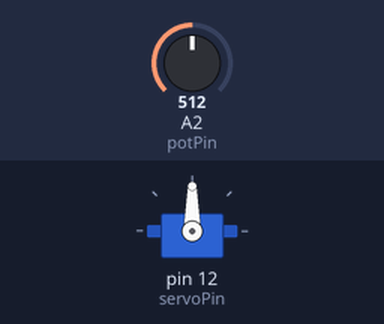
Simulated run of this sketch. Board: Arduino Uno, built with avr-gcc and run on an emulated ATmega328P. Parts: servo. Inputs (shaded band) come from the test bench; at power-on: A2 (potPin) = 512.

Above: at 1.2 s.
1.3 s: A2 (potPin) set to 716
At 2.2 s:
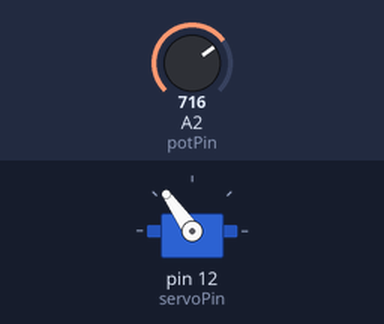
2.8 s: A2 (potPin) set to 900
At 3.5 s:
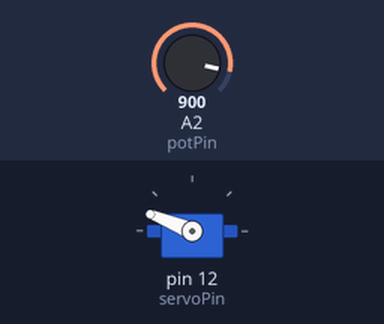
4.3 s: A2 (potPin) set to 1023
At 4.8 s:
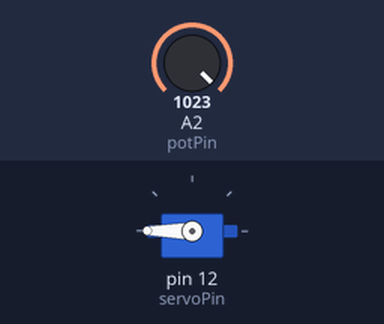
5.8 s: A2 (potPin) set to 306
At 7.0 s:
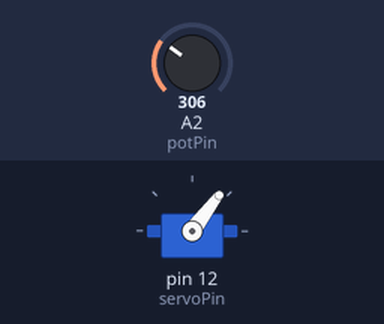
7.3 s: A2 (potPin) set to 122
At 8.5 s:
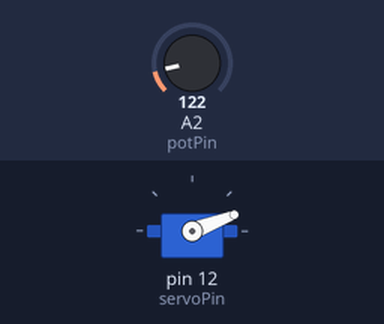
Timing chart, 0 to 9.8 s (numbered marks = the images above; inputs shaded):
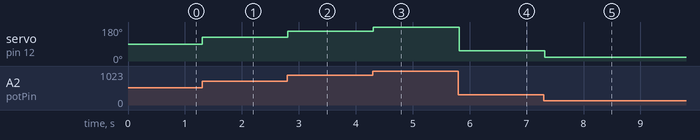

Measured:
- after the input at 1.3 s, servo on pin 12 (servoPin): 90° → 125° at once
- after the input at 2.8 s, servo on pin 12 (servoPin): 125° → 158° at once
- after the input at 4.3 s, servo on pin 12 (servoPin): 158° → 180° at once
- after the input at 5.8 s, servo on pin 12 (servoPin): 180° → 53° at once
- after the input at 7.3 s, servo on pin 12 (servoPin): 53° → 21° at once

The sketch:

duoji.ino
```cpp
#include<Servo.h>  //数控制舵机运行
Servo myServo;  //新建一个舵机对象myServo
const int servoPin=12; //设置舵机的连接引脚为12
const int potPin=A2; //设置电位器的连接引脚为A0

void setup() {
  myServo.attach(servoPin); //使用舵机库功能函数attach()，该函数的功能是告诉Arduino舵机连接到12数字引脚
}
void loop() {
  int val = analogRead(potPin);
  val = map(val, 0, 1023, 0, 180); //将val从0~1023映射到0~180
  myServo.write(val);  //功能函数write(angle)功能是用于设定舵机旋转角度(angle)，角度范围为0°~180°
  delay(100); //延迟时间，让舵机转动到位
}
```
